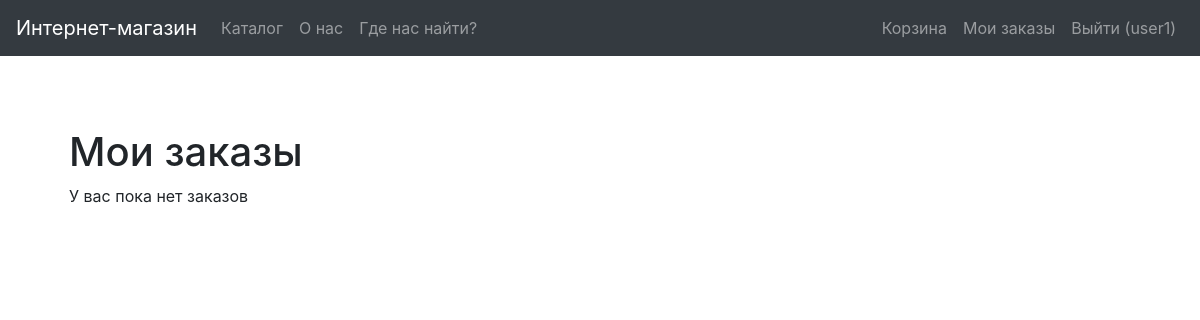
Page /orders (signed in) on the earlier database version.
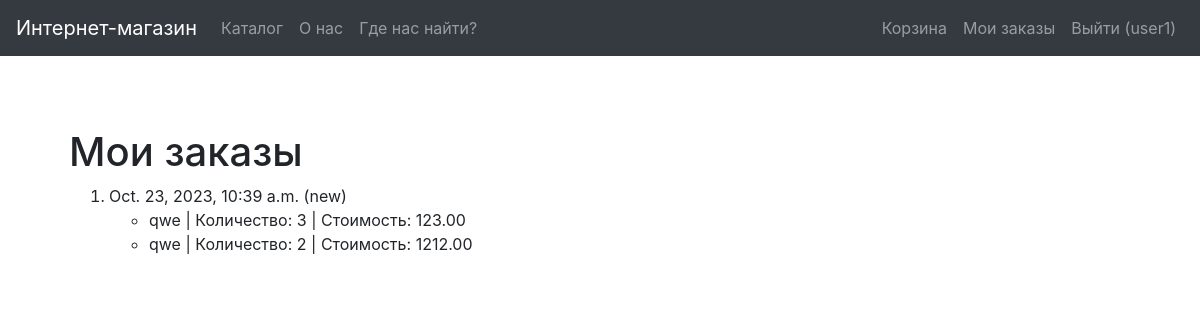
Same page on the later database version.
### demo/models.py (models this page shows, shortened)
class User(AbstractUser):
    name = models.CharField(max_length=254, verbose_name='Имя', blank=False)
    surname = models.CharField(max_length=254, verbose_name='Фамилия', blank=False)
    patronymic = models.CharField(max_length=254, verbose_name='Отчество', blank=True)
    username = models.CharField(max_length=254, verbose_name='Логин', unique=True, blank=False)
    email = models.CharField(max_length=254, verbose_name='Почта', unique=True, blank=False)
    password = models.CharField(max_length=254, verbose_name='Пароль', blank=False)
    role = models.CharField(max_length=254, verbose_name='Роль',
                            choices=(('admin', 'Администратор'), ('user', 'Пользователь')), default='user')
    USERNAME_FIELD = 'username'

class Order(models.Model):
    STATUS_CHOICES = [
        ('new', 'Новый'),
        ('confirmed', 'Подтвержденный'),
        ('canceled', 'Отмененный')
    ]
    date = models.DateTimeField(verbose_name='Дата заказа', auto_now_add=True)
    status = models.CharField(max_length=254, verbose_name='Статус',
                              choices=STATUS_CHOICES,
                              default='new')
    user = models.ForeignKey(User, verbose_name='Пользователь', on_delete=models.CASCADE)
    rejection_reason = models.TextField(verbose_name='Причина отказа', blank=True)
    products = models.ManyToManyField(Product, through='ItemInOrder', related_name='orders')

class ItemInOrder(models.Model):
    order = models.ForeignKey(Order, verbose_name='Заказ', on_delete=models.CASCADE)
    product = models.ForeignKey(Product, verbose_name='Товар', on_delete=models.CASCADE)
    count = models.IntegerField(verbose_name='Количество', blank=False, default=0)
    price = models.DecimalField(verbose_name='Стоимость', max_digits=10, decimal_places=2, blank=False,
                                default=0.00)

class Product(models.Model):
    name = models.CharField(max_length=254, verbose_name='Имя', blank=False)
    date = models.DateTimeField(verbose_name='Дата добавления', auto_now_add=True)
    photo_file = models.ImageField(max_length=254, upload_to=get_name_file,
                                   blank=True, null=True,
                                   validators=[FileExtensionValidator(allowed_extensions=['png', 'jpg', 'jpeg'])])
    year = models.IntegerField(verbose_name='Год производства', blank=True)
    country = models.CharField(max_length=254, verbose_name='Страна производства', blank=True)
    price = models.DecimalField(verbose_name='Стоимость', max_digits=10, decimal_places=2, blank=False,
                                default=0.00)
    count = models.IntegerField(verbose_name='Количество', blank=False, default=1)
    category = models.ForeignKey('Category', verbose_name='Категория', on_delete=models.CASCADE)

### demo/views.py (the view)
# urls.py: path('orders', OrderListView.as_view(), name='orders'),
class OrderListView(LoginRequiredMixin, generic.ListView):
    model = Order
    template_name = 'demo/orders.html'
    def get_queryset(self):
        return Order.objects.filter(user=self.request.user).order_by('-date')

### templates/demo/orders.html
{% extends "base.html" %}
{% block content %}
    <h1>Мои заказы</h1>
    {% if order_list %}
        <ol>
            {% for order in order_list %}
                <li>
                    {{ order.date }} ({{ order.status }})
                    {% if order.iteminorder_set.all %}
                        <ul>
                            {% for item in order.iteminorder_set.all %}
                                <li>{{ item.product.name }} | Количество: {{ item.count }} |
                                    Стоимость: {{ item.price }} </li>
                            {% endfor %}
                        </ul>
                    {% endif %}
                </li>
            {% endfor %}
        </ol>
    {% else %}
        <p>У вас пока нет заказов</p>
    {% endif %}
{% endblock %}

### templates/base.html (shortened to what this page needs)
<!DOCTYPE html>
<html lang="ru">
<head>
    {% load static %}
    <link rel="stylesheet" href="{% static 'css/bootstrap.min.css' %}">
    <link rel="stylesheet" href="{% static 'css/main.css' %}">
</head>
<body>
<nav class="navbar navbar-expand-md navbar-dark bg-dark fixed-top">
    <a class="navbar-brand" href="#">Интернет-магазин</a>
    <div class="collapse navbar-collapse" id="navbarsExampleDefault">
        {% block sidebar %}
            <ul class="navbar-nav mr-auto">
                <li class="nav-item">
                    <a class="nav-link" href="{% url 'catalog' %}">Каталог</a>
                </li>
                <li class="nav-item">
                    <a class="nav-link" href="{% url 'about' %}">О нас</a>
                </li>
                <li class="nav-item">
                    <a class="nav-link" href="{% url 'contact' %}">Где нас найти?</a>
                </li>
            </ul>
            <ul class="navbar-nav">
                {% if user.is_authenticated %}
                    <li class="nav-item">
                        <a class="nav-link" href="{% url 'cart' %}">Корзина</a>
                    </li>
                    <li class="nav-item">
                        <a class="nav-link" href="{% url 'orders' %}">Мои заказы</a>
                    </li>
                    <li class="nav-item">
                        <a class="nav-link" href="{% url 'logout' %}">Выйти ({{ user.username }})</a>
                    </li>
                {% endif %}
            </ul>
        {% endblock %}
    </div>
</nav>
<main role="main" class="container">
    <div class="starter-template">
        {% block content %}{% endblock %}
    </div>
</main>
</body>
</html>

### demo/static/css/main.css (style rules this page uses)
body { padding-top: 5rem; }
.starter-template { padding: 3rem 1.5rem; }

Differences in the rows shown:
added Order: date "Oct. 23, 2023, 10:39 a.m.", status "new"
added ItemInOrder: product.name "qwe", count "3", price "123.00"
added ItemInOrder: product.name "qwe", count "2", price "1212.00"
Other differences:
text no longer shown: "У вас пока нет заказов"
